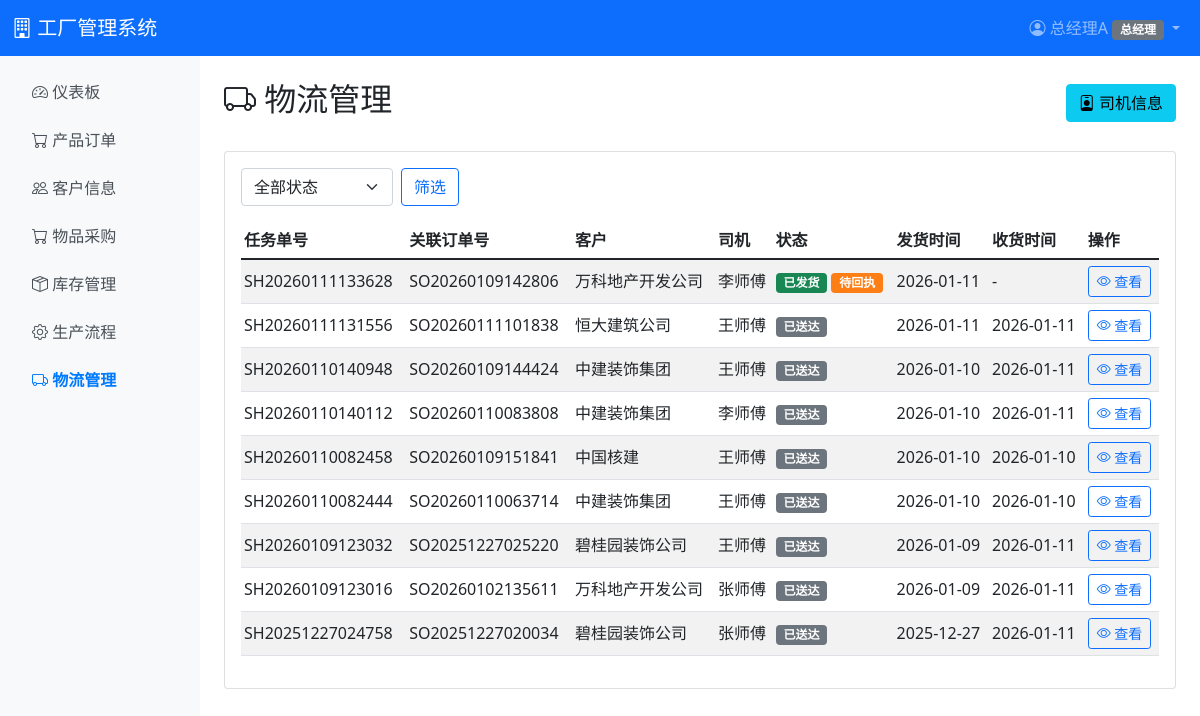
/logistics/shipments/ (signed in), run on an earlier commit of the app's database.
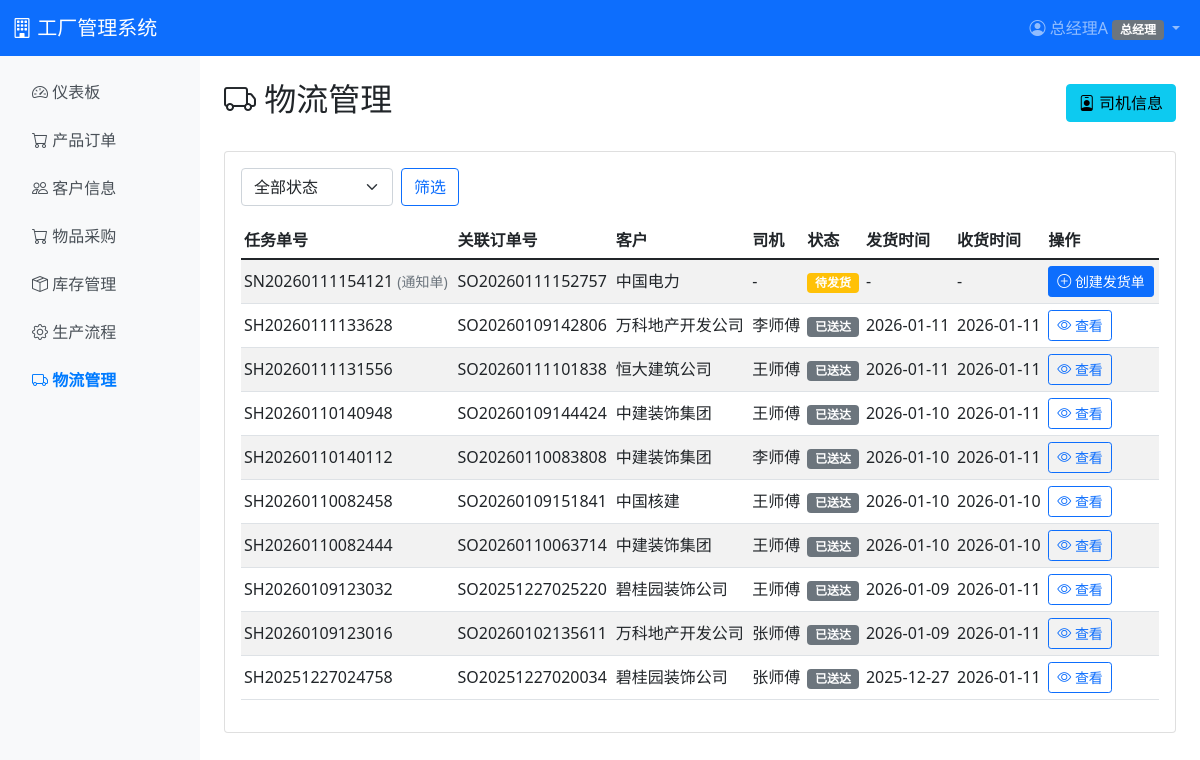
And on a later commit of the database.
### logistics/models.py (models this page shows, shortened)
class Shipment(models.Model):
    STATUS_CHOICES = [
        ('pending', '待发货'),
        ('loading', '装车中'),
        ('shipped', '已发货'),
        ('delivered', '已送达'),
    ]
    shipment_no = models.CharField(max_length=50, unique=True, verbose_name='发货单号')
    shipping_notice = models.ForeignKey(ShippingNotice, on_delete=models.CASCADE, related_name='shipments', verbose_name='发货通知单')
    order = models.ForeignKey(SalesOrder, on_delete=models.CASCADE, related_name='shipments', verbose_name='订单')
    driver = models.ForeignKey(Driver, on_delete=models.PROTECT, null=True, blank=True, verbose_name='司机')
    vehicle = models.ForeignKey(Vehicle, on_delete=models.PROTECT, null=True, blank=True, verbose_name='车辆')
    freight_cost = models.DecimalField(max_digits=10, decimal_places=2, default=0, verbose_name='运费')
    status = models.CharField(max_length=20, choices=STATUS_CHOICES, default='pending', verbose_name='状态')
    shipped_by = models.ForeignKey('auth.User', on_delete=models.PROTECT, related_name='shipped_shipments', verbose_name='发货人')
    shipped_at = models.DateTimeField(null=True, blank=True, verbose_name='发货时间')
    delivered_by = models.ForeignKey('auth.User', on_delete=models.PROTECT, null=True, blank=True, related_name='delivered_shipments', verbose_name='回执录入人')
    delivered_at = models.DateTimeField(null=True, blank=True, verbose_name='收货时间')
    receiver_name = models.CharField(max_length=100, blank=True, verbose_name='收货人姓名')
    receiver_phone = models.CharField(max_length=20, blank=True, verbose_name='收货人电话')
    delivery_remark = models.TextField(blank=True, verbose_name='回执备注')
    remark = models.TextField(blank=True, verbose_name='备注')
    created_at = models.DateTimeField(auto_now_add=True, verbose_name='创建时间')
    updated_at = models.DateTimeField(auto_now=True, verbose_name='更新时间')
    class Meta:
        verbose_name = '发货单'
        verbose_name_plural = '发货单'
        ordering = ['-created_at']

class Driver(models.Model):
    name = models.CharField(max_length=100, verbose_name='姓名')
    phone = models.CharField(max_length=20, verbose_name='联系方式')
    license_no = models.CharField(max_length=50, unique=True, blank=True, null=True, verbose_name='驾照号码')
    license_type = models.CharField(max_length=20, blank=True, verbose_name='驾照类型')
    created_at = models.DateTimeField(auto_now_add=True, verbose_name='创建时间')
    updated_at = models.DateTimeField(auto_now=True, verbose_name='更新时间')
    class Meta:
        verbose_name = '司机'
        verbose_name_plural = '司机'
        ordering = ['-created_at']

### sales/models.py (models this page shows, shortened)
class SalesOrder(models.Model):
    STATUS_CHOICES = [
        ('pending', '待审批'),
        ('approved', '已审批'),
        ('ceo_pending', '待总经理审批'),
        ('ceo_approved', '总经理已审批'),
        ('rejected', '已退回'),
        ('in_production', '生产中'),
        ('ready_to_ship', '待发货'),
        ('shipped', '已发货'),
        ('completed', '已完成'),
        ('cancelled', '已取消'),
        ('terminated', '已终结'),
    ]
    order_no = models.CharField(max_length=50, unique=True, verbose_name='订单号')
    customer = models.ForeignKey(Customer, on_delete=models.PROTECT, verbose_name='客户')
    salesperson = models.ForeignKey('auth.User', on_delete=models.PROTECT, related_name='sales_orders', verbose_name='销售员')
    status = models.CharField(max_length=20, choices=STATUS_CHOICES, default='pending', verbose_name='状态')
    total_amount = models.DecimalField(max_digits=12, decimal_places=2, default=0, verbose_name='订单总额')
    delivery_date = models.DateField(null=True, blank=True, verbose_name='交付日期')
    reserve_inventory = models.BooleanField(default=False, verbose_name='预占库存')
    approved_by = models.ForeignKey('auth.User', on_delete=models.SET_NULL, null=True, blank=True, related_name='approved_orders', verbose_name='审批人')
    approved_at = models.DateTimeField(null=True, blank=True, verbose_name='审批时间')
    ceo_approved_by = models.ForeignKey('auth.User', on_delete=models.SET_NULL, null=True, blank=True, related_name='ceo_approved_orders', verbose_name='总经理审批人')
    ceo_approved_at = models.DateTimeField(null=True, blank=True, verbose_name='总经理审批时间')
    rejected_by = models.ForeignKey('auth.User', on_delete=models.SET_NULL, null=True, blank=True, related_name='rejected_orders', verbose_name='退回人')
    rejected_at = models.DateTimeField(null=True, blank=True, verbose_name='退回时间')
    reject_reason = models.TextField(blank=True, verbose_name='退回原因')
    terminated_by = models.ForeignKey('auth.User', on_delete=models.SET_NULL, null=True, blank=True, related_name='terminated_orders', verbose_name='终结人')
    terminated_at = models.DateTimeField(null=True, blank=True, verbose_name='终结时间')
    terminate_reason = models.TextField(blank=True, verbose_name='终结原因')
    remark = models.TextField(blank=True, verbose_name='备注')
    created_at = models.DateTimeField(auto_now_add=True, verbose_name='创建时间')
    updated_at = models.DateTimeField(auto_now=True, verbose_name='更新时间')
    class Meta:
        verbose_name = '产品订单'
        verbose_name_plural = '产品订单'
        ordering = ['-created_at']

class ShippingNotice(models.Model):
    notice_no = models.CharField(max_length=50, unique=True, verbose_name='通知单号')
    order = models.ForeignKey(SalesOrder, on_delete=models.CASCADE, related_name='shipping_notices', verbose_name='订单')
    status = models.CharField(max_length=20, default='pending', choices=[('pending', '待发货'), ('shipped', '已发货')], verbose_name='状态')
    created_at = models.DateTimeField(auto_now_add=True, verbose_name='创建时间')
    class Meta:
        verbose_name = '发货通知单'
        verbose_name_plural = '发货通知单'
        ordering = ['-created_at']

### inventory/models.py (models this page shows, shortened)
class Customer(models.Model):
    CREDIT_LEVEL_CHOICES = [
        ('A', 'A级（优秀）'),
        ('B', 'B级（良好）'),
        ('C', 'C级（一般）'),
        ('D', 'D级（较差）'),
    ]
    EDIT_STATUS_CHOICES = [
        ('none', '无编辑申请'),
        ('pending', '待审批'),
        ('approved', '已审批'),
        ('rejected', '已拒绝'),
    ]
    DELETE_STATUS_CHOICES = [
        ('none', '无删除申请'),
        ('pending', '待审批'),
        ('approved', '已审批'),
        ('rejected', '已拒绝'),
    ]
    name = models.CharField(max_length=200, unique=True, verbose_name='客户名称')
    contact_person = models.CharField(max_length=100, verbose_name='联系人')
    phone = models.CharField(max_length=20, verbose_name='联系电话')
    address = models.TextField(verbose_name='地址')
    credit_level = models.CharField(max_length=1, choices=CREDIT_LEVEL_CHOICES, default='C', verbose_name='信用等级')
    created_by = models.ForeignKey('auth.User', on_delete=models.SET_NULL, null=True, blank=True, related_name='created_customers', verbose_name='负责人')
    created_at = models.DateTimeField(auto_now_add=True, verbose_name='创建时间')
    updated_at = models.DateTimeField(auto_now=True, verbose_name='更新时间')
    edit_status = models.CharField(max_length=20, choices=EDIT_STATUS_CHOICES, default='none', verbose_name='编辑审批状态')
    edit_pending_data = models.TextField(blank=True, verbose_name='待审批编辑数据')  # JSON格式存储待审批的数据
    edit_reason = models.TextField(blank=True, verbose_name='编辑原因')
    edit_requested_by = models.ForeignKey('auth.User', on_delete=models.SET_NULL, null=True, blank=True, related_name='customer_edit_requests', verbose_name='编辑申请人')
    edit_requested_at = models.DateTimeField(null=True, blank=True, verbose_name='编辑申请时间')
    edit_approved_by = models.ForeignKey('auth.User', on_delete=models.SET_NULL, null=True, blank=True, related_name='approved_customer_edits', verbose_name='编辑审批人')
    edit_approved_at = models.DateTimeField(null=True, blank=True, verbose_name='编辑审批时间')
    edit_reject_reason = models.TextField(blank=True, verbose_name='编辑拒绝原因')
    delete_status = models.CharField(max_length=20, choices=DELETE_STATUS_CHOICES, default='none', verbose_name='删除审批状态')
    delete_reason = models.TextField(blank=True, verbose_name='删除原因')
    delete_requested_by = models.ForeignKey('auth.User', on_delete=models.SET_NULL, null=True, blank=True, related_name='customer_delete_requests', verbose_name='删除申请人')
    delete_requested_at = models.DateTimeField(null=True, blank=True, verbose_name='删除申请时间')
    delete_approved_by = models.ForeignKey('auth.User', on_delete=models.SET_NULL, null=True, blank=True, related_name='approved_customer_deletes', verbose_name='删除审批人')
    delete_approved_at = models.DateTimeField(null=True, blank=True, verbose_name='删除审批时间')
    delete_reject_reason = models.TextField(blank=True, verbose_name='删除拒绝原因')
    class Meta:
        verbose_name = '客户'
        verbose_name_plural = '客户'
        ordering = ['-created_at']

### logistics/views.py (the view, shortened to what this page needs)
# urls.py: path('shipments/', views.shipment_list, name='shipment_list'),
@login_required
@role_required('logistics', 'ceo')
def shipment_list(request):
    shipments = Shipment.objects.select_related('order', 'driver', 'vehicle', 'shipped_by').all()
    pending_notices = ShippingNotice.objects.select_related('order').filter(
        status='pending'
    ).exclude(
        id__in=Shipment.objects.values_list('shipping_notice_id', flat=True)
    )
    status_filter = request.GET.get('status', '')
    all_items = list(shipments) + list(pending_notices)
    all_items.sort(key=lambda x: x.created_at if hasattr(x, 'created_at') else x.order.created_at, reverse=True)
    paginator = Paginator(all_items, 20)  # 每页20条
    page_number = request.GET.get('page')
    page_obj = paginator.get_page(page_number)
    extra_params = ''
    if status_filter:
        extra_params = f'status={status_filter}'
    context = {
        'page_obj': page_obj,
        'shipments': shipments,
        'pending_notices': pending_notices,
        'status_filter': status_filter,
        'extra_params': extra_params,
    }
    return render(request, 'logistics/shipment_list.html', context)

### templates/logistics/shipment_list.html (shortened to what this page needs)
{% extends 'base.html' %}
{% block content %}
<div class="d-flex justify-content-between align-items-center mb-4">
    <h2><i class="bi bi-truck"></i> 物流管理</h2>
    <a href="{% url 'logistics:driver_list' %}" class="btn btn-info">
        <i class="bi bi-person-badge"></i> 司机信息
    </a>
</div>
<div class="card">
    <div class="card-body">
        <div class="mb-3">
            <form method="get" class="d-flex gap-2">
                <select name="status" class="form-select" style="width: auto;">
                    <option value="">全部状态</option>
                </select>
                <button type="submit" class="btn btn-outline-primary">筛选</button>
            </form>
        </div>
        <div class="table-responsive">
            <table class="table table-striped table-hover table-sm">
                <thead>
                    <tr>
                        <th>任务单号</th>
                        <th>关联订单号</th>
                        <th>客户</th>
                        <th>司机</th>
                        <th>状态</th>
                        <th>发货时间</th>
                        <th>收货时间</th>
                        <th>操作</th>
                    </tr>
                </thead>
                <tbody>
                    {% for notice in pending_notices %}
                    <tr>
                        <td>{{ notice.notice_no }} <small class="text-muted">(通知单)</small></td>
                        <td>{{ notice.order.order_no }}</td>
                        <td>{{ notice.order.customer.name }}</td>
                        <td>-</td>
                        <td><span class="badge bg-warning">待发货</span></td>
                        <td>-</td>
                        <td>-</td>
                        <td>
                            <a href="{% url 'logistics:shipment_create' notice.pk %}" class="btn btn-sm btn-primary">
                                <i class="bi bi-plus-circle"></i> 创建发货单
                            </a>
                        </td>
                    </tr>
                    {% endfor %}
                    {% for shipment in shipments %}
                    <tr>
                        <td>{{ shipment.shipment_no }}</td>
                        <td>{{ shipment.order.order_no }}</td>
                        <td>{{ shipment.order.customer.name }}</td>
                        <td>{{ shipment.driver.name|default:"未分配" }}</td>
                        <td>
                            {% if shipment.status == 'pending' %}
                            <span class="badge bg-warning">待发货</span>
                            {% elif shipment.status == 'loading' %}
                            <span class="badge bg-info">装车中</span>
                            {% elif shipment.status == 'shipped' %}
                            <span class="badge bg-success">已发货</span>
                            <span class="badge" style="background-color: #fd7e14;">待回执</span>
                            {% elif shipment.status == 'delivered' %}
                            <span class="badge bg-secondary">已送达</span>
                            {% endif %}
                        </td>
                        <td>{{ shipment.shipped_at|date:"Y-m-d"|default:"-" }}</td>
                        <td>{{ shipment.delivered_at|date:"Y-m-d"|default:"-" }}</td>
                        <td>
                            <a href="{% url 'logistics:shipment_detail' shipment.pk %}" class="btn btn-sm btn-outline-primary">
                                <i class="bi bi-eye"></i> 查看
                            </a>
                        </td>
                    </tr>
                    {% endfor %}
                </tbody>
            </table>
        </div>
    </div>
</div>
{% endblock %}

What changed in the data, as far as the page shows it:
added ShippingNotice: notice_no "SN20260111154121", order.order_no "SO20260111152757", order.customer.name "中国电力"
changed Shipment "SH20260111133628": delivered_at "-" → "2026-01-11"; status "已发货 待回执" → "已送达"
